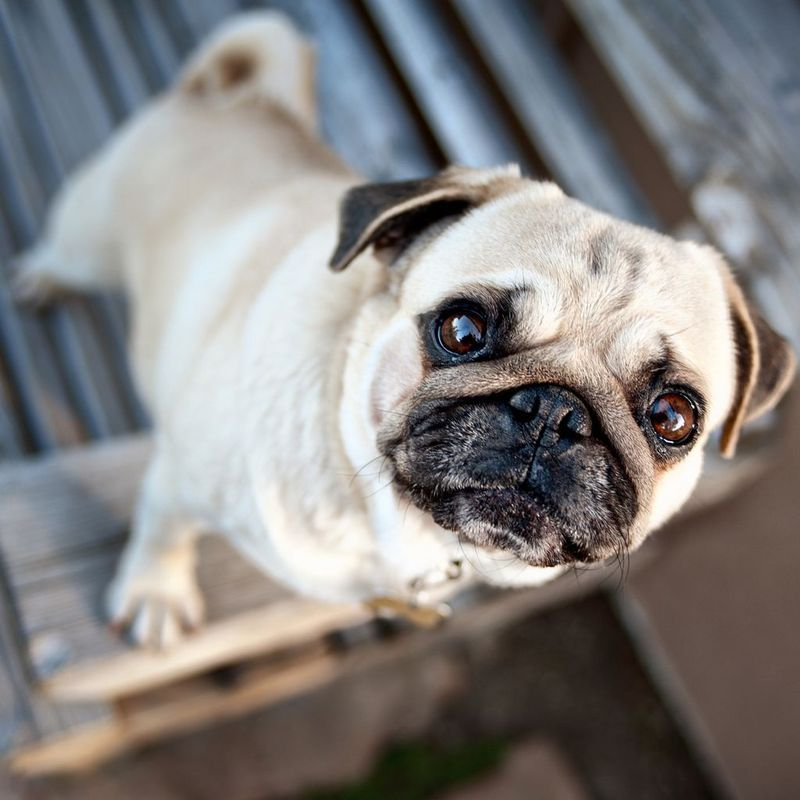
#> input picture 图片分隔成九张/CutImage/cut_image/1.jpg, 800 x 800 px
$ python cut_image.py
#> lines starting #> are read from the running program, lines starting #| are printed output that depends on the picture
# -*- coding: utf-8 -*-
from PIL import Image
import sys

#将图片填充为正方形
def fill_image(image):
    width, height = image.size
    #选取长和宽中较大值作为新图片的
    new_image_length = width if width > height else height
    #生成新图片[白底]
    new_image = Image.new(image.mode, (new_image_length, new_image_length), color='white')
    #将之前的图粘贴在新图上，居中
    if width > height:#原图宽大于高，则填充图片的竖直维度
        new_image.paste(image, (0, int((new_image_length - height) / 2)))#(x,y)二元组表示粘贴上图相对下图的起始位置
    else:
        new_image.paste(image, (int((new_image_length - width) / 2),0))
    return new_image

#切图
def cut_image(image):
    width, height = image.size
    item_width = int(width / 3)
    box_list = []
    # (left, upper, right, lower)
    for i in range(0,3):
        for j in range(0,3):
            #print((i*item_width,j*item_width,(i+1)*item_width,(j+1)*item_width))
            box = (j*item_width,i*item_width,(j+1)*item_width,(i+1)*item_width)
            box_list.append(box)

    image_list = [image.crop(box) for box in box_list]

    return image_list

#保存
def save_images(image_list):
    index = 1
    for image in image_list:
        image.save('./result/python'+str(index) + '.png', 'PNG')
        index += 1


if __name__ == '__main__':
    file_path = "1.jpg"
    image = Image.open(file_path)
#> image is the input picture: PIL image 800x800 RGB; mean R, G, B 132, 129.2, 127.8
    #image.show()
    image = fill_image(image)
#> in fill_image, `new_image = Image.new(image.mode, (new_image_length, new_image_length)..`: new_image: PIL image 800x800 RGB; every value is 255
    image_list = cut_image(image)
#> in cut_image, `image_list = [image.crop(box) for box in box_list]`: image_list = 9 items
#> image_list = 9 items
    save_images(image_list)
#> the loop in save_images, `for image in image_list:` made 9 passes
#> pass 1, in save_images, `image.save('./result/python'+str(index) + '.png', 'PNG')`:
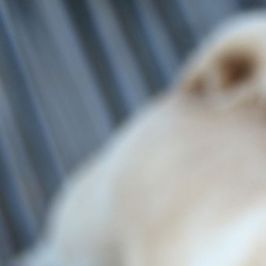
#> saved as python1.png: PIL image 266x266 RGB; mean R, G, B 137.8, 145.8, 151.7
#> pass 2, in save_images, `image.save('./result/python'+str(index) + '.png', 'PNG')`:
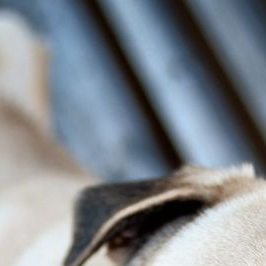
#> saved as python2.png: PIL image 266x266 RGB; mean R, G, B 126.7, 132.9, 139.3
#> after the loop in save_images, `for image in image_list:`: index = 10
